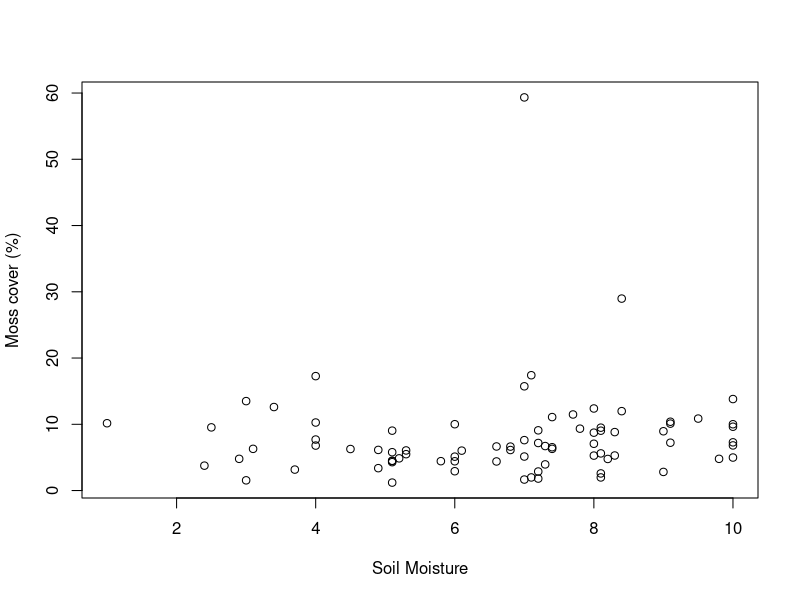

This figure's R source:
## ---- chunk 1
knitr::opts_chunk$set(echo = TRUE)
## ---- chunk 2
library(tidyverse)
library(dplyr)
library(ggplot2)
# Loading the dataset
mossdata <- read_delim("moss_data.csv", delim = ',')
#Renaming the dataset to mossdata

## ---- chunk 3
plot(mossdata$`Soil Moisture (unit)`, 
     mossdata$`% cover`,
     xlab = "Soil Moisture",
     ylab = "Moss cover (%)" )
